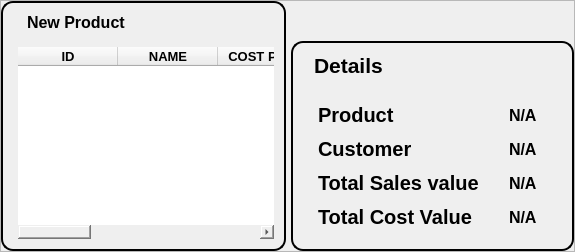
                            <widget class="QFrame" name="frame_3">
                             <property name="sizePolicy">
                              <sizepolicy hsizetype="Preferred" vsizetype="Expanding">
                               <horstretch>0</horstretch>
                               <verstretch>0</verstretch>
                              </sizepolicy>
                             </property>
                             <property name="frameShape">
                              <enum>QFrame::StyledPanel</enum>
                             </property>
                             <property name="frameShadow">
                              <enum>QFrame::Raised</enum>
                             </property>
                             <layout class="QHBoxLayout" name="horizontalLayout_12">
                              <property name="spacing">
                               <number>5</number>
                              </property>
                              <property name="leftMargin">
                               <number>0</number>
                              </property>
                              <property name="topMargin">
                               <number>0</number>
                              </property>
                              <property name="rightMargin">
                               <number>0</number>
                              </property>
                              <property name="bottomMargin">
                               <number>0</number>
                              </property>
                              <item>
                               <widget class="QFrame" name="frame_5">
                                <property name="styleSheet">
                                 <string notr="true">border:2px solid black;
border-radius:12px;
padding:5px;</string>
                                </property>
                                <property name="frameShape">
                                 <enum>QFrame::StyledPanel</enum>
                                </property>
                                <property name="frameShadow">
                                 <enum>QFrame::Raised</enum>
                                </property>
                                <layout class="QVBoxLayout" name="verticalLayout_7">
                                 <property name="spacing">
                                  <number>10</number>
                                 </property>
                                 <property name="leftMargin">
                                  <number>10</number>
                                 </property>
                                 <property name="topMargin">
                                  <number>0</number>
                                 </property>
                                 <property name="rightMargin">
                                  <number>5</number>
                                 </property>
                                 <property name="bottomMargin">
                                  <number>5</number>
                                 </property>
                                 <item alignment="Qt::AlignBottom">
                                  <widget class="QLabel" name="label_38">
                                   <property name="font">
                                    <font>
                                     <pointsize>12</pointsize>
                                     <weight>75</weight>
                                     <bold>true</bold>
                                    </font>
                                   </property>
                                   <property name="styleSheet">
                                    <string notr="true">border:none;</string>
                                   </property>
                                   <property name="text">
                                    <string>New Product</string>
                                   </property>
                                  </widget>
                                 </item>
                                 <item>
                                  <widget class="QFrame" name="table">
                                   <property name="sizePolicy">
                                    <sizepolicy hsizetype="Expanding" vsizetype="Expanding">
                                     <horstretch>0</horstretch>
                                     <verstretch>0</verstretch>
                                    </sizepolicy>
                                   </property>
                                   <property name="styleSheet">
                                    <string notr="true">border:none;
padding:0;
text-align:center;</string>
                                   </property>
                                   <property name="frameShape">
                                    <enum>QFrame::StyledPanel</enum>
                                   </property>
                                   <property name="frameShadow">
                                    <enum>QFrame::Raised</enum>
                                   </property>
                                   <layout class="QVBoxLayout" name="verticalLayout_12">
                                    <property name="spacing">
                                     <number>0</number>
                                    </property>
                                    <property name="leftMargin">
                                     <number>0</number>
                                    </property>
                                    <property name="topMargin">
                                     <number>0</number>
                                    </property>
                                    <property name="rightMargin">
                                     <number>0</number>
                                    </property>
                                    <property name="bottomMargin">
                                     <number>0</number>
                                    </property>
                                    <item>
                                     <widget class="QTableWidget" name="dashboard_table">
                                      <column>
                                       <property name="text">
                                        <string>ID</string>
                                       </property>
                                       <property name="font">
                                        <font>
                                         <pointsize>10</pointsize>
                                         <weight>75</weight>
                                         <bold>true</bold>
                                        </font>
                                       </property>
                                      </column>
                                      <column>
                                       <property name="text">
                                        <string>NAME</string>
                                       </property>
                                       <property name="font">
                                        <font>
                                         <pointsize>10</pointsize>
                                         <weight>75</weight>
                                         <bold>true</bold>
                                        </font>
                                       </property>
                                      </column>
                                      <column>
                                       <property name="text">
                                        <string>COST PRICE</string>
                                       </property>
                                       <property name="font">
                                        <font>
                                         <pointsize>10</pointsize>
                                         <weight>75</weight>
                                         <bold>true</bold>
                                        </font>
                                       </property>
                                      </column>
                                      <column>
                                       <property name="text">
                                        <string>SELL PRICE</string>
                                       </property>
                                       <property name="font">
                                        <font>
                                         <pointsize>10</pointsize>
                                         <weight>75</weight>
                                         <bold>true</bold>
                                        </font>
                                       </property>
                                      </column>
                                      <column>
                                       <property name="text">
                                        <string>MFD</string>
                                       </property>
                                       <property name="font">
                                        <font>
                                         <pointsize>10</pointsize>
                                         <weight>75</weight>
                                         <bold>true</bold>
                                        </font>
                                       </property>
                                      </column>
                                      <column>
                                       <property name="text">
                                        <string>EXD</string>
                                       </property>
                                       <property name="font">
                                        <font>
                                         <pointsize>10</pointsize>
                                         <weight>75</weight>
                                         <bold>true</bold>
                                        </font>
                                       </property>
                                      </column>
                                      <column>
                                       <property name="text">
                                        <string>QTY</string>
                                       </property>
                                       <property name="font">
                                        <font>
                                         <pointsize>10</pointsize>
                                         <weight>75</weight>
                                         <bold>true</bold>
                                        </font>
                                       </property>
                                      </column>
                                     </widget>
                                    </item>
                                   </layout>
                                  </widget>
                                 </item>
                                </layout>
                               </widget>
                              </item>
                              <item alignment="Qt::AlignRight|Qt::AlignBottom">
                               <widget class="QFrame" name="frame_12">
                                <property name="styleSheet">
                                 <string notr="true">border:2px solid black;
border-radius:12px;
padding:5px;</string>
                                </property>
                                <property name="frameShape">
                                 <enum>QFrame::StyledPanel</enum>
                                </property>
                                <property name="frameShadow">
                                 <enum>QFrame::Raised</enum>
                                </property>
                                <layout class="QVBoxLayout" name="verticalLayout_6">
                                 <property name="spacing">
                                  <number>10</number>
                                 </property>
                                 <property name="leftMargin">
                                  <number>5</number>
                                 </property>
                                 <property name="topMargin">
                                  <number>0</number>
                                 </property>
                                 <property name="rightMargin">
                                  <number>5</number>
                                 </property>
                                 <property name="bottomMargin">
                                  <number>5</number>
                                 </property>
                                 <item>
                                  <widget class="QLabel" name="label_39">
                                   <property name="font">
                                    <font>
                                     <pointsize>16</pointsize>
                                     <weight>75</weight>
                                     <bold>true</bold>
                                    </font>
                                   </property>
                                   <property name="styleSheet">
                                    <string notr="true">border:none;</string>
                                   </property>
                                   <property name="text">
                                    <string>Details</string>
                                   </property>
                                  </widget>
                                 </item>
                                 <item alignment="Qt::AlignLeft">
                                  <widget class="QFrame" name="details">
                                   <property name="styleSheet">
                                    <string notr="true">border:none;</string>
                                   </property>
                                   <property name="frameShape">
                                    <enum>QFrame::StyledPanel</enum>
                                   </property>
                                   <property name="frameShadow">
                                    <enum>QFrame::Raised</enum>
                                   </property>
                                   <layout class="QGridLayout" name="gridLayout_3">
                                    <property name="leftMargin">
                                     <number>0</number>
                                    </property>
                                    <property name="topMargin">
                                     <number>0</number>
                                    </property>
                                    <property name="rightMargin">
                                     <number>10</number>
                                    </property>
                                    <property name="bottomMargin">
                                     <number>0</number>
                                    </property>
                                    <property name="horizontalSpacing">
                                     <number>10</number>
                                    </property>
                                    <property name="verticalSpacing">
                                     <number>0</number>
                                    </property>
                                    <item row="0" column="1">
                                     <widget class="QLabel" name="d_product">
                                      <property name="font">
                                       <font>
                                        <pointsize>12</pointsize>
                                        <weight>75</weight>
                                        <bold>true</bold>
                                       </font>
                                      </property>
                                      <property name="text">
                                       <string>N/A</string>
                                      </property>
                                     </widget>
                                    </item>
                                    <item row="0" column="0">
                                     <widget class="QLabel" name="label_27">
                                      <property name="font">
                                       <font>
                                        <pointsize>15</pointsize>
                                        <weight>75</weight>
                                        <bold>true</bold>
                                       </font>
                                      </property>
                                      <property name="text">
                                       <string>Product</string>
                                      </property>
                                     </widget>
                                    </item>
                                    <item row="1" column="0">
                                     <widget class="QLabel" name="label_28">
                                      <property name="font">
                                       <font>
                                        <pointsize>15</pointsize>
                                        <weight>75</weight>
                                        <bold>true</bold>
                                       </font>
                                      </property>
                                      <property name="text">
                                       <string>Customer</string>
                                      </property>
                                     </widget>
                                    </item>
                                    <item row="2" column="0">
                                     <widget class="QLabel" name="label_30">
                                      <property name="font">
                                       <font>
                                        <pointsize>15</pointsize>
                                        <weight>75</weight>
                                        <bold>true</bold>
                                       </font>
                                      </property>
                                      <property name="text">
                                       <string>Total Sales value</string>
                                      </property>
                                     </widget>
                                    </item>
                                    <item row="3" column="0">
                                     <widget class="QLabel" name="label_31">
                                      <property name="font">
                                       <font>
                                        <pointsize>15</pointsize>
                                        <weight>75</weight>
                                        <bold>true</bold>
                                       </font>
                                      </property>
                                      <property name="text">
                                       <string>Total Cost Value</string>
                                      </property>
                                     </widget>
                                    </item>
                                    <item row="1" column="1">
                                     <widget class="QLabel" name="label_33">
                                      <property name="font">
                                       <font>
                                        <pointsize>12</pointsize>
                                        <weight>75</weight>
                                        <bold>true</bold>
                                       </font>
                                      </property>
                                      <property name="text">
                                       <string>N/A</string>
                                      </property>
                                     </widget>
                                    </item>
                                    <item row="3" column="1">
                                     <widget class="QLabel" name="label_36">
                                      <property name="font">
                                       <font>
                                        <pointsize>12</pointsize>
                                        <weight>75</weight>
                                        <bold>true</bold>
                                       </font>
                                      </property>
                                      <property name="text">
                                       <string>N/A</string>
                                      </property>
                                     </widget>
                                    </item>
                                    <item row="2" column="1">
                                     <widget class="QLabel" name="label_35">
                                      <property name="font">
                                       <font>
                                        <pointsize>12</pointsize>
                                        <weight>75</weight>
                                        <bold>true</bold>
                                       </font>
                                      </property>
                                      <property name="text">
                                       <string>N/A</string>
                                      </property>
                                     </widget>
                                    </item>
                                   </layout>
                                   <zorder>label_28</zorder>
                                   <zorder>label_30</zorder>
                                   <zorder>label_31</zorder>
                                   <zorder>label_27</zorder>
                                   <zorder>d_product</zorder>
                                   <zorder>label_33</zorder>
                                   <zorder>label_35</zorder>
                                   <zorder>label_36</zorder>
                                  </widget>
                                 </item>
                                </layout>
                               </widget>
                              </item>
                             </layout>
                            </widget>
